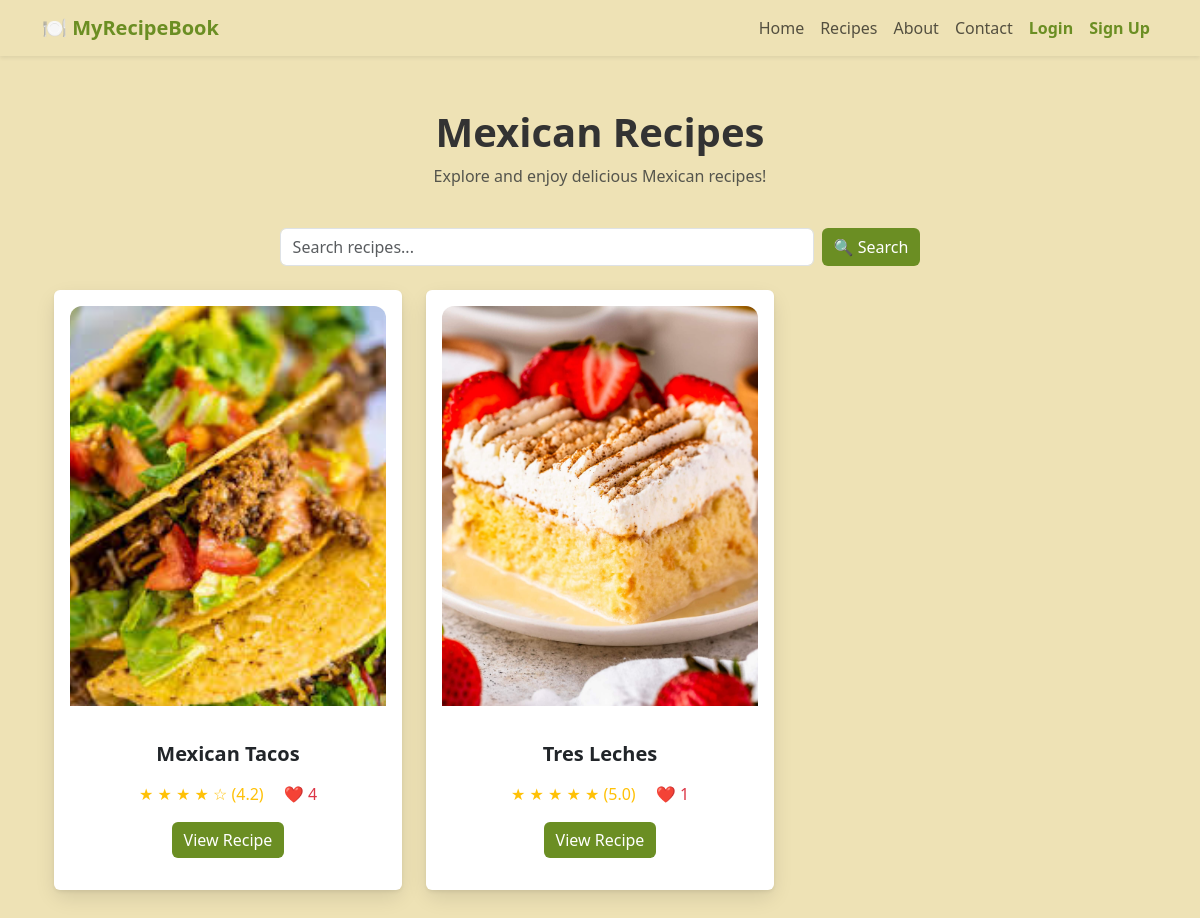
The page /cuisine/Mexican on the database as committed earlier.
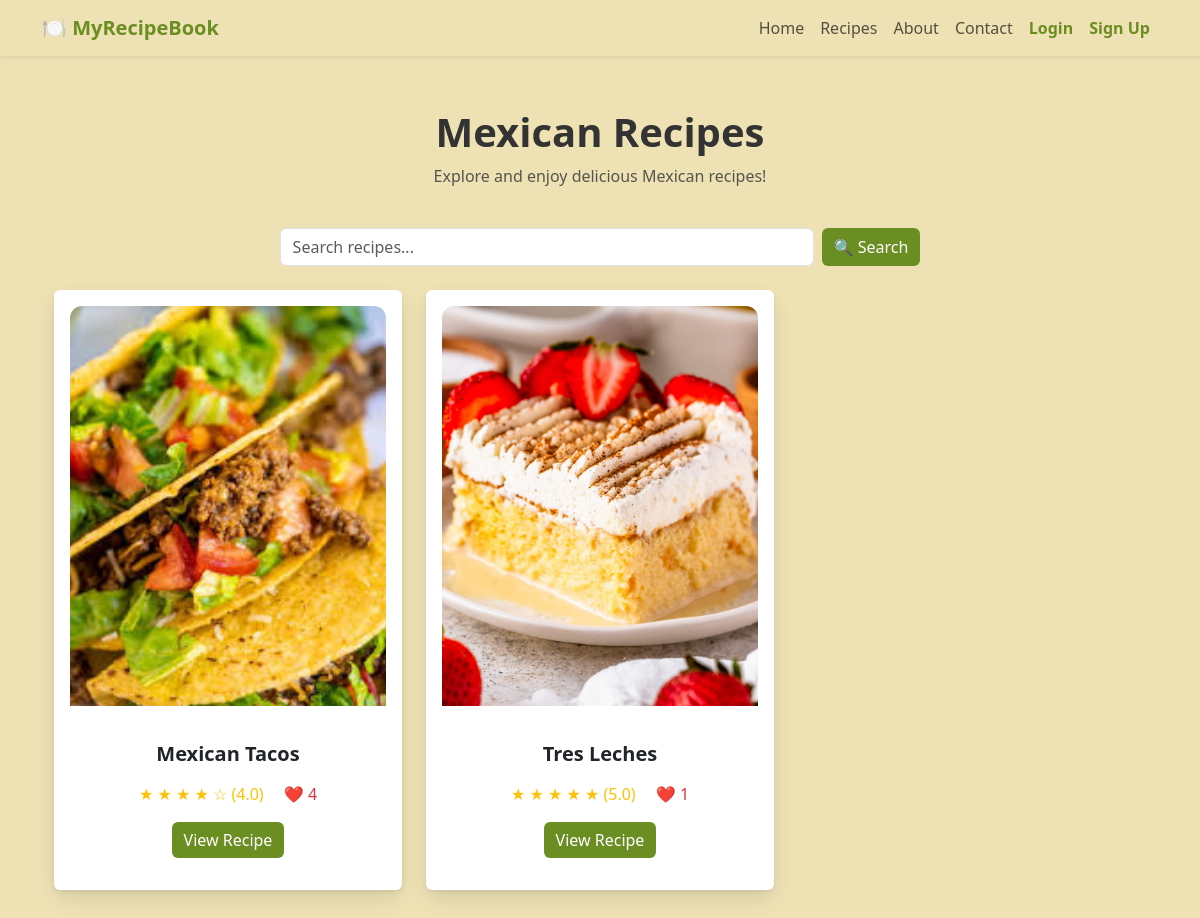
The same page on the database as committed later.
### app/models.py (models this page shows)
class Recipe(db.Model):
    id = db.Column(db.Integer, primary_key=True)
    title = db.Column(db.String(255), nullable=False)
    tags = db.Column(db.String(255))
    ingredients = db.Column(db.Text, nullable=False)
    instructions = db.Column(db.Text, nullable=True)
    description = db.Column(db.String(500), nullable=True)
    image_path = db.Column(db.String(255))  # Stores relative path
    video_path = db.Column(db.String(255))  # Stores relative path
    is_premium = db.Column(db.Boolean, default=False)  # New column
    likes = db.relationship('Like', backref='recipe', lazy=True)
    ratings = db.relationship('Rating', backref='recipe', lazy=True)
    comments = db.relationship('Comment', backref='recipe', lazy=True)
    @property
    def average_rating(self):
        if not self.ratings:
            return 0  # No ratings yet
        return round(sum(r.rating for r in self.ratings) / len(self.ratings), 1)
    @property
    def like_count(self):
        return len(self.likes)

class Rating(db.Model):
    id = db.Column(db.Integer, primary_key=True)
    user_id = db.Column(db.Integer, db.ForeignKey('user.id'), nullable=False)
    recipe_id = db.Column(db.Integer, db.ForeignKey('recipe.id'), nullable=False)
    rating = db.Column(db.Integer, nullable=False)  # Rating from 1 to 5

### app/routes.py (the view)
@bp.route('/cuisine/<cuisine>')
def cuisine(cuisine):
    cuisine_tags={
        "Indian":["india","indian","desi","marathi","south-indian","south indian"],
        "Mexican":["mexico","mexican"],
        "Italian":["italian","italy"],
        "Chinese":["china","chinese"]
    }
    if cuisine not in cuisine_tags:
        abort(404)
    tags=cuisine_tags[cuisine]
    recipes=Recipe.query.filter(db.or_(*(Recipe.tags.ilike(f"%{tag}%")for tag in tags))).all()
    return render_template('cuisine.html',cuisine=cuisine ,recipes=recipes)

### app/templates/cuisine.html (shortened to what this page needs)
{% extends "base.html" %}
{% block content %}
<div class="container py-1">
    <h1 class="text-center fw-bold page-title">{{ cuisine }} Recipes</h1>
    <p class="text-center text-muted">Explore and enjoy delicious {{ cuisine }} recipes!</p>
    <div class="container py-4">
        <form action="{{ url_for('routes.search') }}" method="GET" class="d-flex justify-content-center">
            <input type="text" name="q" class="form-control w-50 me-2" placeholder="Search recipes..." required>
            <button type="submit" class="btn btn-primary">🔍 Search</button>
        </form>
    </div>
    <div class="row gx-4 gy-5">
        {% for recipe in recipes %}
        <div class="col-md-4 col-sm-6">
            <div class="flip-card" onclick="flipCard(this)">
                <div class="flip-card-inner">
                    <div class="flip-card-front">
                        <div class="card shadow-sm border-0 h-100 p-3 d-flex flex-column card-fixed-height">
                            {% if recipe.image_path %}
                                <img src="{{ url_for('static', filename=recipe.image_path) }}" class="card-img-top" alt="{{ recipe.title }}">
                            {% else %}
                                <img src="{{ url_for('static', filename='images/placeholder.jpg') }}" class="card-img-top" alt="No Image Available">
                            {% endif %}
                            <div class="card-body text-center d-flex flex-column flex-grow-1">
                                <h5 class="fw-bold">{{ recipe.title }}</h5>
                                <div class="mt-2">
                                    <span class="text-warning">
                                        {% for i in range(1, 6) %}
                                            {% if i <= recipe.average_rating %}
                                                ★
                                            {% else %}
                                                ☆
                                            {% endif %}
                                        {% endfor %}
                                        ({{ recipe.average_rating or 0 }})
                                    </span>
                                    <span class="text-danger ms-3">❤️ {{ recipe.like_count }}</span>
                                </div>
                                <div class="mt-auto">
                                    <a href="{{ url_for('routes.view_recipe', recipe_id=recipe.id) }}" class="btn btn-primary" onclick="event.stopPropagation();">
                                        View Recipe
                                    </a>
                                </div>
                            </div>
                        </div>
                    </div>
                    <div class="flip-card-back">
                        <div class="card-body d-flex align-items-center justify-content-center">
                            <p class="description-text">{{ recipe.description or 'No description available.' }}</p>
                        </div>
                    </div>
                </div>
            </div>
        </div>
        {% endfor %}
    </div>
</div>
{% endblock %}

Rows that differ between the two databases and show on the page:
changed through a linked row, Recipe "Mexican Tacos": rating "4.2" → "4.0"
